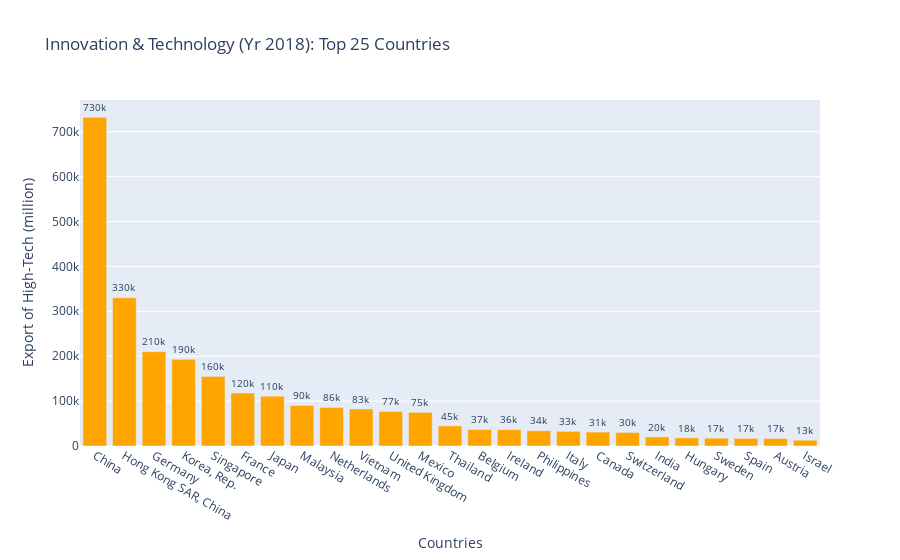

Notebook code cell kept with this figure:
### Code cell
# Creating bar plot for "Innovation & Technology (Yr 2018): Top 25 Countries"
fig_bar_innov_tech = px.bar(
    bar_innov_tech,
    y="Export of High-Tech (million)",
    x="Countries",
    text="Export of High-Tech (million)",
    color_discrete_sequence=["orange"] * len(bar_innov_tech),
    title="Innovation & Technology (Yr 2018): Top 25 Countries",
)
fig_bar_innov_tech.update_traces(texttemplate="%{text:.2s}", textposition="outside")
fig_bar_innov_tech.update_layout(uniformtext_minsize=8, uniformtext_mode="hide")
fig_bar_innov_tech.write_image("Images/innov_tech_top25.png")
fig_bar_innov_tech.show()

### Figure 1 — Plotly figure (JSON) as saved in the notebook; plotly's stock layout.template omitted (floating-point values rounded to 4 significant figures)
{"data": [{"alignmentgroup": "True", "hovertemplate": "Countries=%{x}<br>Export of High-Tech (million)=%{text}<extra></extra>", "legendgroup": "", "marker": {"color": "orange"}, "name": "", "offsetgroup": "", "orientation": "v", "showlegend": false, "text": [732000, 330000, 210000, 193000, 155000, 118000, 111000, 90400.0, 85690.0, 82610.0, 76930.0, 74890.0, 44800.0, 36820.0, 36490.0, 33900.0, 32580.0, 31040.0, 30140.0, 20270.0, 18070.0, 17440.0, 16980.0, 16690.0, 12970.0], "textposition": "outside", "texttemplate": "%{text:.2s}", "type": "bar", "x": ["China", "Hong Kong SAR, China", "Germany", "Korea, Rep.", "Singapore", "France", "Japan", "Malaysia", "Netherlands", "Vietnam", "United Kingdom", "Mexico", "Thailand", "Belgium", "Ireland", "Philippines", "Italy", "Canada", "Switzerland", "India", "Hungary", "Sweden", "Spain", "Austria", "Israel"], "xaxis": "x", "y": [732000, 330000, 210000, 193000, 155000, 118000, 111000, 90400.0, 85690.0, 82610.0, 76930.0, 74890.0, 44800.0, 36820.0, 36490.0, 33900.0, 32580.0, 31040.0, 30140.0, 20270.0, 18070.0, 17440.0, 16980.0, 16690.0, 12970.0], "yaxis": "y"}], "layout": {"autosize": true, "barmode": "relative", "legend": {"tracegroupgap": 0}, "title": {"text": "Innovation & Technology (Yr 2018): Top 25 Countries"}, "uniformtext": {"minsize": 8, "mode": "hide"}, "xaxis": {"anchor": "y", "autorange": true, "domain": [0, 1], "range": [-0.5, 24.5], "title": {"text": "Countries"}, "type": "category"}, "yaxis": {"anchor": "x", "autorange": true, "domain": [0, 1], "range": [0, 770500.0], "title": {"text": "Export of High-Tech (million)"}, "type": "linear"}}}
